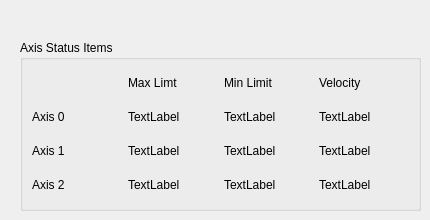
      <widget class="QWidget" name="tab_4">
       <attribute name="title">
        <string>Axes</string>
       </attribute>
       <widget class="QGroupBox" name="groupBox_3">
        <property name="geometry">
         <rect>
          <x>20</x>
          <y>40</y>
          <width>401</width>
          <height>171</height>
         </rect>
        </property>
        <property name="title">
         <string>Axis Status Items</string>
        </property>
        <layout class="QGridLayout" name="gridLayout_5">
         <item row="2" column="0">
          <widget class="QLabel" name="label_50">
           <property name="text">
            <string>Axis 1</string>
           </property>
          </widget>
         </item>
         <item row="1" column="1">
          <widget class="QLabel" name="axis_max_position_limit_0_lb">
           <property name="text">
            <string>TextLabel</string>
           </property>
          </widget>
         </item>
         <item row="1" column="2">
          <widget class="QLabel" name="axis_min_position_limit_0_lb">
           <property name="text">
            <string>TextLabel</string>
           </property>
          </widget>
         </item>
         <item row="3" column="0">
          <widget class="QLabel" name="label_46">
           <property name="text">
            <string>Axis 2</string>
           </property>
          </widget>
         </item>
         <item row="1" column="3">
          <widget class="QLabel" name="axis_velocity_0_lb">
           <property name="text">
            <string>TextLabel</string>
           </property>
          </widget>
         </item>
         <item row="1" column="0">
          <widget class="QLabel" name="label_38">
           <property name="text">
            <string>Axis 0</string>
           </property>
          </widget>
         </item>
         <item row="2" column="1">
          <widget class="QLabel" name="axis_max_position_limit_1_lb">
           <property name="text">
            <string>TextLabel</string>
           </property>
          </widget>
         </item>
         <item row="3" column="1">
          <widget class="QLabel" name="axis_max_position_limit_2_lb">
           <property name="text">
            <string>TextLabel</string>
           </property>
          </widget>
         </item>
         <item row="3" column="2">
          <widget class="QLabel" name="axis_min_position_limit_2_lb">
           <property name="text">
            <string>TextLabel</string>
           </property>
          </widget>
         </item>
         <item row="2" column="2">
          <widget class="QLabel" name="axis_min_position_limit_1_lb">
           <property name="text">
            <string>TextLabel</string>
           </property>
          </widget>
         </item>
         <item row="3" column="3">
          <widget class="QLabel" name="axis_velocity_2_lb">
           <property name="text">
            <string>TextLabel</string>
           </property>
          </widget>
         </item>
         <item row="2" column="3">
          <widget class="QLabel" name="axis_velocity_1_lb">
           <property name="text">
            <string>TextLabel</string>
           </property>
          </widget>
         </item>
         <item row="0" column="1">
          <widget class="QLabel" name="label_67">
           <property name="text">
            <string>Max Limt</string>
           </property>
          </widget>
         </item>
         <item row="0" column="2">
          <widget class="QLabel" name="label_68">
           <property name="text">
            <string>Min Limit</string>
           </property>
          </widget>
         </item>
         <item row="0" column="3">
          <widget class="QLabel" name="label_77">
           <property name="text">
            <string>Velocity</string>
           </property>
          </widget>
         </item>
        </layout>
       </widget>
      </widget>
